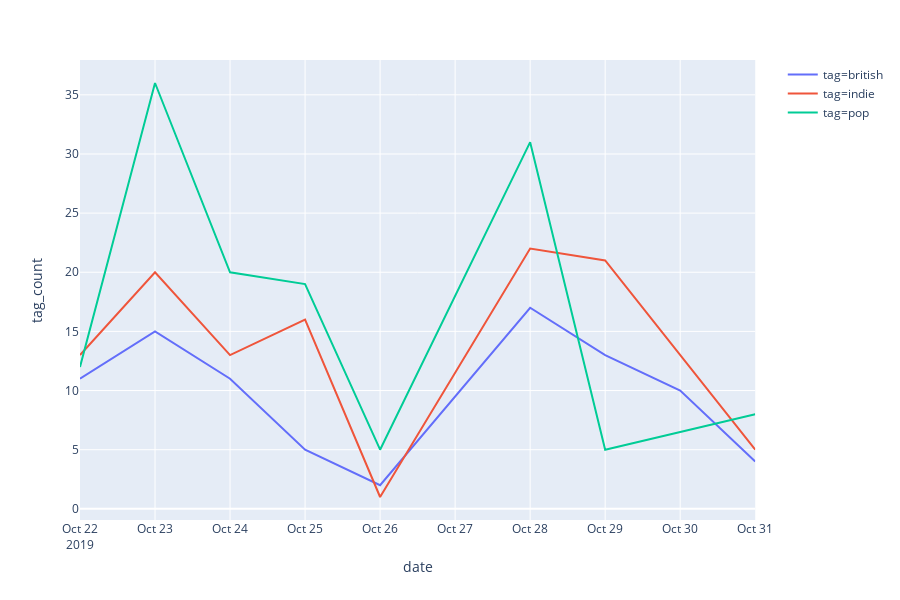

The cell this chart's notebook holds for it:
### Code cell
fig = px.line(df_most_popular_tags, x="date", y="tag_count", color="tag")
fig.show()

### Figure 1 — Plotly figure (JSON) as saved in the notebook; plotly's stock layout.template omitted (floating-point values rounded to 4 significant figures)
{"data": [{"hoverlabel": {"namelength": 0}, "hovertemplate": "tag=british<br>date=%{x}<br>tag_count=%{y}", "legendgroup": "tag=british", "line": {"color": "#636efa", "dash": "solid"}, "mode": "lines", "name": "tag=british", "showlegend": true, "type": "scatter", "x": ["2019-10-22", "2019-10-23", "2019-10-24", "2019-10-25", "2019-10-26", "2019-10-28", "2019-10-29", "2019-10-30", "2019-10-31"], "xaxis": "x", "y": [11, 15, 11, 5, 2, 17, 13, 10, 4], "yaxis": "y"}, {"hoverlabel": {"namelength": 0}, "hovertemplate": "tag=indie<br>date=%{x}<br>tag_count=%{y}", "legendgroup": "tag=indie", "line": {"color": "#EF553B", "dash": "solid"}, "mode": "lines", "name": "tag=indie", "showlegend": true, "type": "scatter", "x": ["2019-10-22", "2019-10-23", "2019-10-24", "2019-10-25", "2019-10-26", "2019-10-28", "2019-10-29", "2019-10-31"], "xaxis": "x", "y": [13, 20, 13, 16, 1, 22, 21, 5], "yaxis": "y"}, {"hoverlabel": {"namelength": 0}, "hovertemplate": "tag=pop<br>date=%{x}<br>tag_count=%{y}", "legendgroup": "tag=pop", "line": {"color": "#00cc96", "dash": "solid"}, "mode": "lines", "name": "tag=pop", "showlegend": true, "type": "scatter", "x": ["2019-10-22", "2019-10-23", "2019-10-24", "2019-10-25", "2019-10-26", "2019-10-28", "2019-10-29", "2019-10-31"], "xaxis": "x", "y": [12, 36, 20, 19, 5, 31, 5, 8], "yaxis": "y"}], "layout": {"height": 600, "legend": {"tracegroupgap": 0}, "margin": {"t": 60}, "xaxis": {"anchor": "y", "domain": [0, 0.98], "title": {"text": "date"}}, "yaxis": {"anchor": "x", "domain": [0, 1], "title": {"text": "tag_count"}}}}
